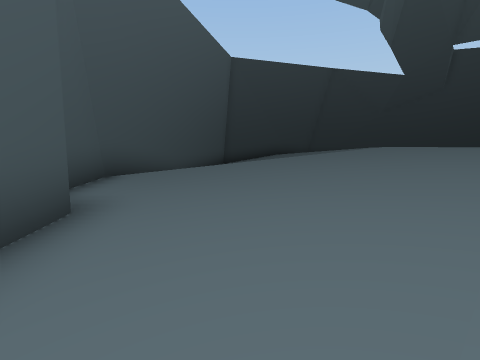
View 1 (above)

16 first-person views from a walk through a Unity game level. The camera is 1.5 m above the floor, tilts 6° down and sees 80° across. The floor is counted in squares, 2 m on a side. Each view is taken from the middle of a square. On the plan, view 1 faces up. The plan holds only what a view shows up to about 10 squares ahead; the rest is blank. The place goes on beyond the plan. The player character is not drawn. Some animated figures are not drawn.

View 2
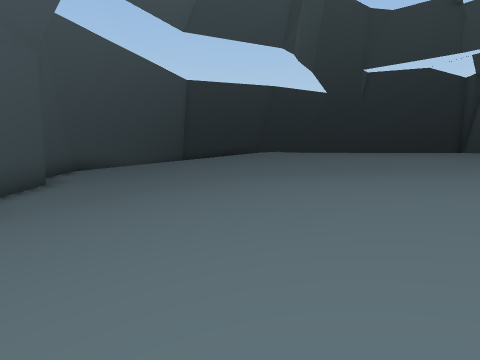

View 3
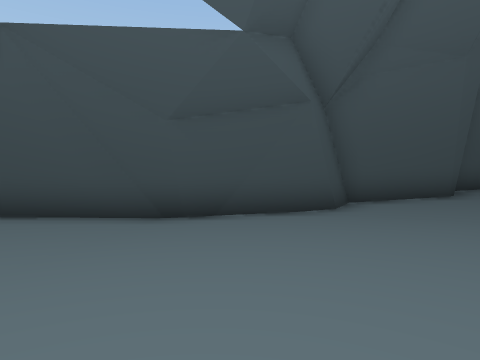

View 4
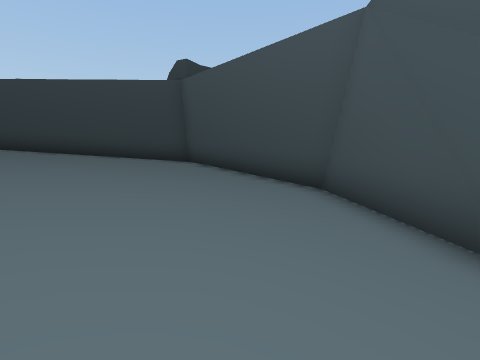

View 5
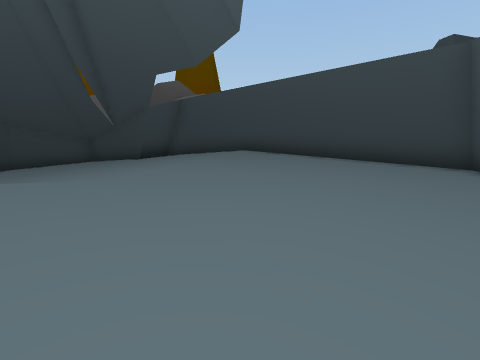

View 6
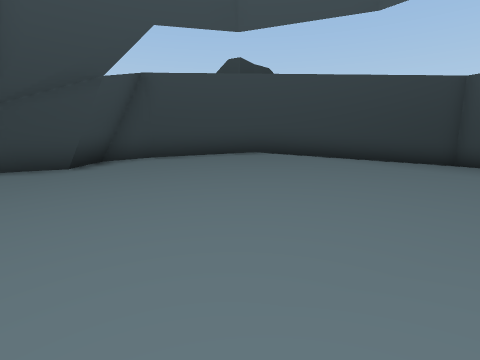

View 7
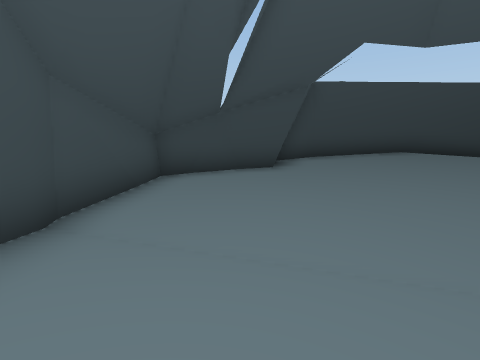

View 8
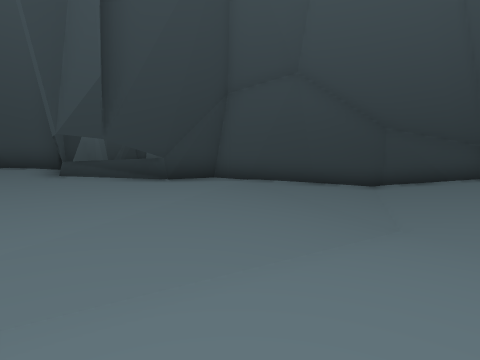

View 9
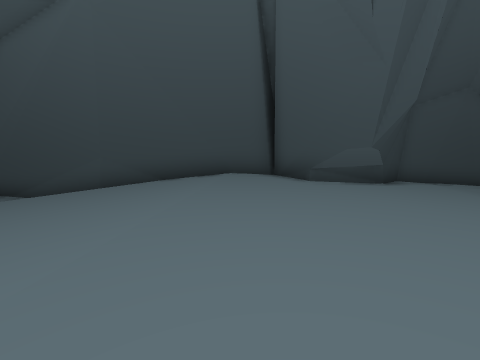

View 10
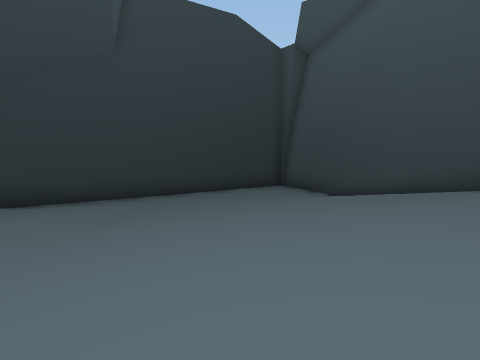

View 11
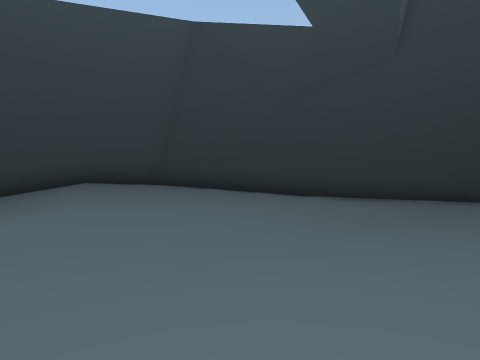

View 12
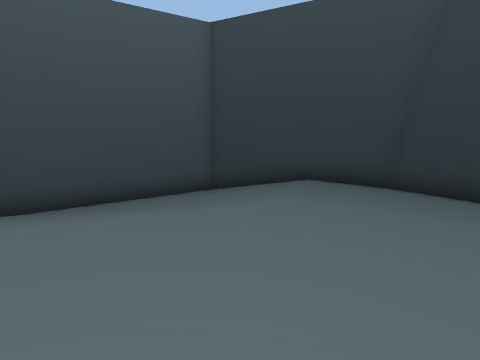

View 13
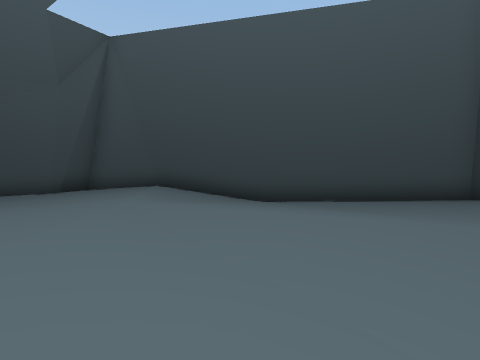

View 14
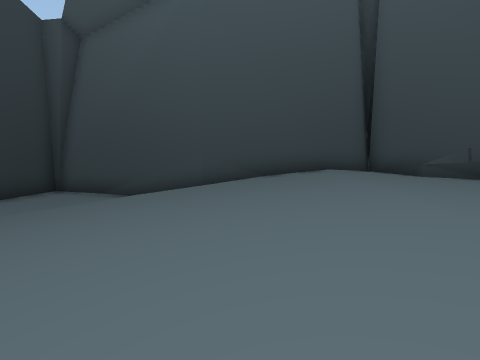

View 15
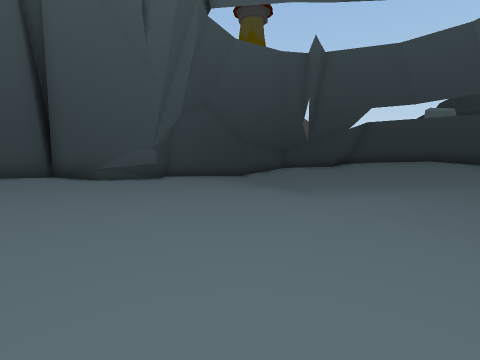

View 16
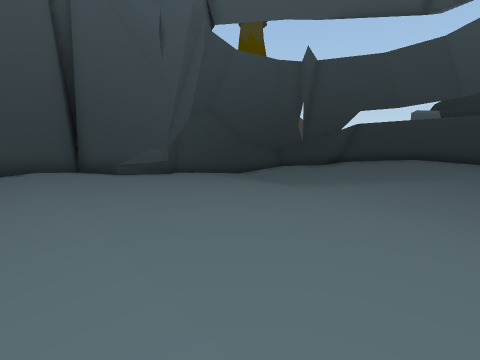

### Floor plan
Key: @ floor where view 1 was taken; # wall or solid block; . main floor; : floor 0.25 m higher than the main floor; - floor 0.25 m lower than the main floor; + floor 0.5 m higher than the main floor; _ floor 0.5 m lower than the main floor; * floor 0.75 m higher than the main floor; < floor 0.75 m lower than the main floor; ( floor 1 m lower than the main floor; ! floor 1.25 m lower than the main floor; = window, fence, low wall or low ledge; ^ raised ledge.
Columns run from 3 left of view 1 to 19 right of it. Each row starts with its distance up from view 1.
 18      ######
 17    ###--___#######
 16   ##_...--__<<(((( ###
 15  ##<_-:...-__<<((((((#
 14  #(<_-:::..-__<<<((((#
 13  #(<_-.++:.._____<(((#
 12  #(<_-.+++:--______<#
 11  #!<_-.+++...------_#
 10 ##!<_-:++::........-#
  9 #!(<_.:+++::::::::..#
  8 #(<_-.++++++++++++::#
  7 #<_-.:++++++++++++++#
  6 #__-..:+++++++++++++#
  5 #<__-..::+++++++++++#
  4 #<___-...::++++++++#
  3  #<___--...:::::::#^
  2  #(<___--...::::...#
  1  #((<__--...:.......#
  0  ##@<__--.....-------#
 -1   #(<__--....-_______#
 -2   #((<__-....-__<<<__#
 -3   #!(<__-...-__<<((<<_#
 -4   #!(<__-...-____<<<<<#
 -5   #((<__-....--______<#
 -6    #<<__-.:::..--_____#
 -7    #<__-..:++::..----#
 -8    ##__-..:++++::...-#
 -9     #_--.::++++++:###
-10      #-..:+++**+++#
-11       #..:#######=
-12        ###

Positions as (right, up) in squares from view 1, and headings:
1: (0, 0), facing up
2: (3, -4), facing up
3: (5, -2), facing left
4: (2, -1), facing down
5: (3, -3), facing down-right
6: (11, -2), facing down
7: (16, -1), facing down
8: (9, 0), facing right
9: (8, 6), facing right
10: (8, 8), facing up-right
11: (7, 8), facing up
12: (7, 9), facing up-left
13: (7, 9), facing left
14: (8, 9), facing right
15: (7, 7), facing down-right
16: (6, 8), facing down-right
